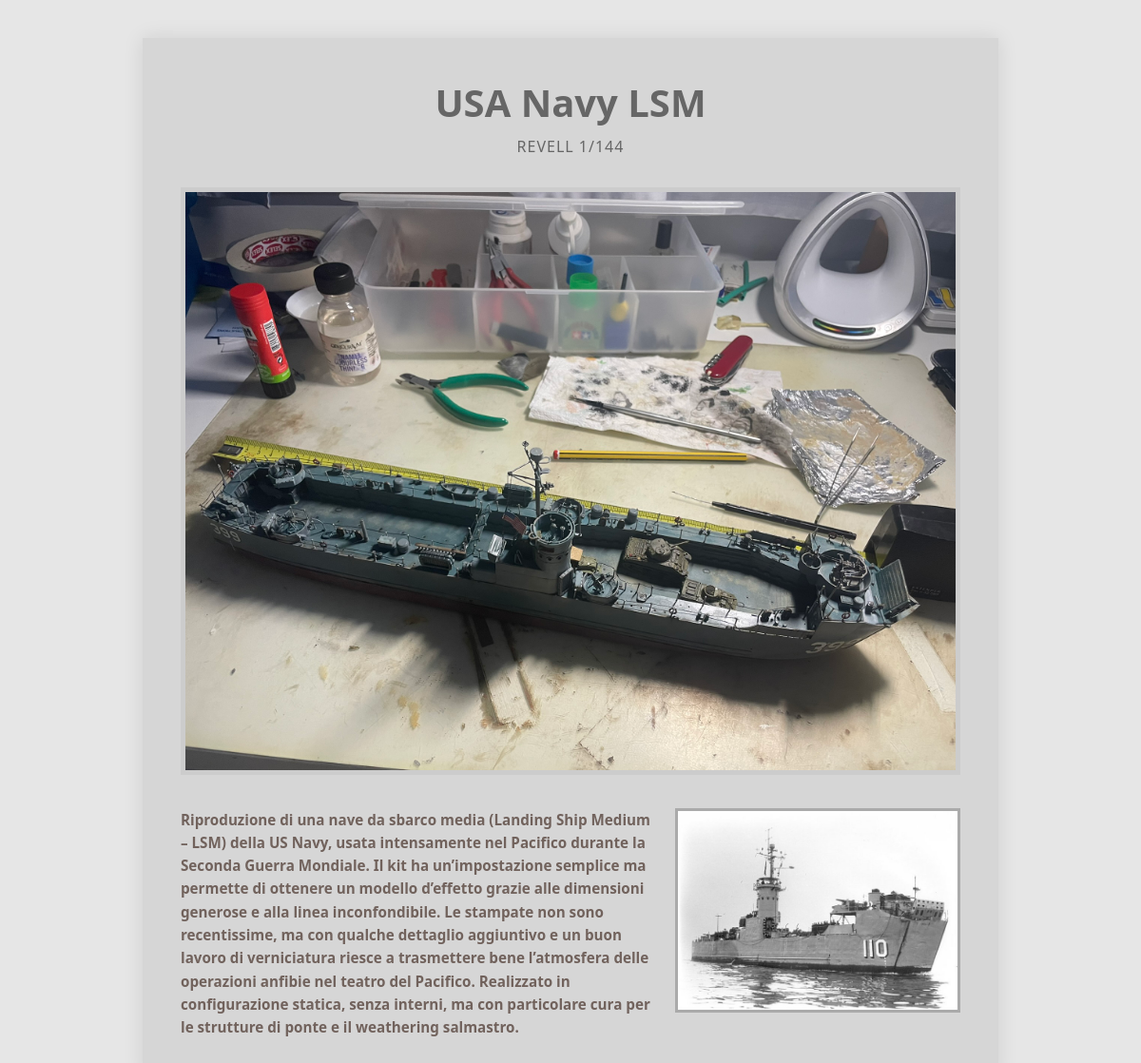
The app's page /modello.php?id=4 with its own data.
### tables this page shows
CREATE TABLE `modello` (
  `id` int(100) NOT NULL,
  `nome` varchar(30) NOT NULL COMMENT 'nome veicolo',
  `dati` varchar(50) NOT NULL COMMENT 'produttore e scala',
  `descrizione` varchar(2000) NOT NULL,
  `immagine1` varchar(100) NOT NULL COMMENT 'immagine modello',
  `immagine2` varchar(100) NOT NULL COMMENT 'immagine vera'
);

### modello.php (the view, shortened to what this page needs)
<!DOCTYPE html>
<html lang="en">
<head>
    <link rel="stylesheet" href="style.css">
</head>
<body>
                    <?php
                    $db_host = "localhost";
                    $db_user = "root";
                    $db_password = "root";
                    $db_name = "modellismo";
                $id_modello = isset($_GET['id']) ? intval($_GET['id']) : 0;
                $myconn = new mysqli($db_host, $db_user, $db_password, $db_name);
                if ($myconn->connect_errno) {
                    echo "<p>Failed to connect to MySQL: $myconn->connect_error</p>";
                    exit();
                } else {
                    $mia_query = "SELECT id, nome, dati, descrizione, immagine1, immagine2 FROM modello WHERE id = $id_modello";
                    $result = $myconn->query($mia_query);
                    if ($result && $result->num_rows > 0) {
                        $resrow = $result->fetch_row();
                        $nome = $resrow[1];
                        $dati = $resrow[2];
                        $descrizione = $resrow[3];
                        $modellino = $resrow[4];
                        $storica = $resrow[5];
                    } else {
                        echo "<p>Modello non trovato.</p>";
                    }
                }
                    ?>
    <div class="container">
                    <?php
        echo "<h1>$nome</h1>";
        echo "<h2>$dati</h2>";
                ?>
        <div class="image-main">
            <?php
                echo "<img src='./assets/$modellino' >";
            ?>
        </div>
        <div class="content">
            <div class="text">
                <?php
                    echo "<p>$descrizione</p>";
                ?>
            </div>
            <div class="image-secondary"><?php
                        echo "<img src='./assets/$storica' >";
                ?>
            </div>
        </div>
    </div>
</body>
</html>

### style.css (style rules this page uses)
* { box-sizing: border-box; margin: 0; padding: 0; }
body { font-family: 'Segoe UI', sans-serif; background-color: #e6e6e6; color: #333; min-height: 100vh; }
.container { max-width: 900px; margin: 40px auto; padding: 40px; background-color: #d6d6d6; box-shadow: 0 0 20px rgba(0, 0, 0, 0.1); }
h1 { font-size: 2.5rem; margin-bottom: 0.2em; color: #666; text-align: center; }
h2 { font-size: 1rem; font-weight: normal; margin-bottom: 2em; color: #666; letter-spacing: 1px; text-align: center; }
.image-main img { max-width: 100%; height: auto; border: 5px solid #ccc; }
.content { display: flex; flex-wrap: wrap; justify-content: center; margin-top: 30px; gap: 20px; }
.text { flex: 1 1 400px; font-size: 0.95rem; line-height: 1.6; text-align: left; }
.text p { color: #71625C; font-weight: 600; }
.image-secondary { flex: 0 1 300px; }
.image-secondary img { width: 100%; height: auto; border: 3px solid #aaa; }

### records on screen
modello: nome "USA Navy LSM", dati "REVELL 1/144", immagine1 (picture), descrizione "Riproduzione di una nave da sbarco media (Landing Ship Medium – LSM) della US Navy, usata intensamente nel Pacifico durante la Seconda Guerra Mondiale. Il kit ha un’impostazione semplice ma permette di ottenere un modello d’effetto grazie alle dimensioni generose e alla linea inconfondibile. Le stampate non sono recentissime, ma con qualche dettaglio aggiuntivo e un buon lavoro di verniciatura riesce a trasmettere bene l’atmosfera delle operazioni anfibie nel teatro del Pacifico. Realizzato in configurazione statica, senza interni, ma con particolare cura per le strutture di ponte e il weathering salmastro.", immagine2 (picture)
